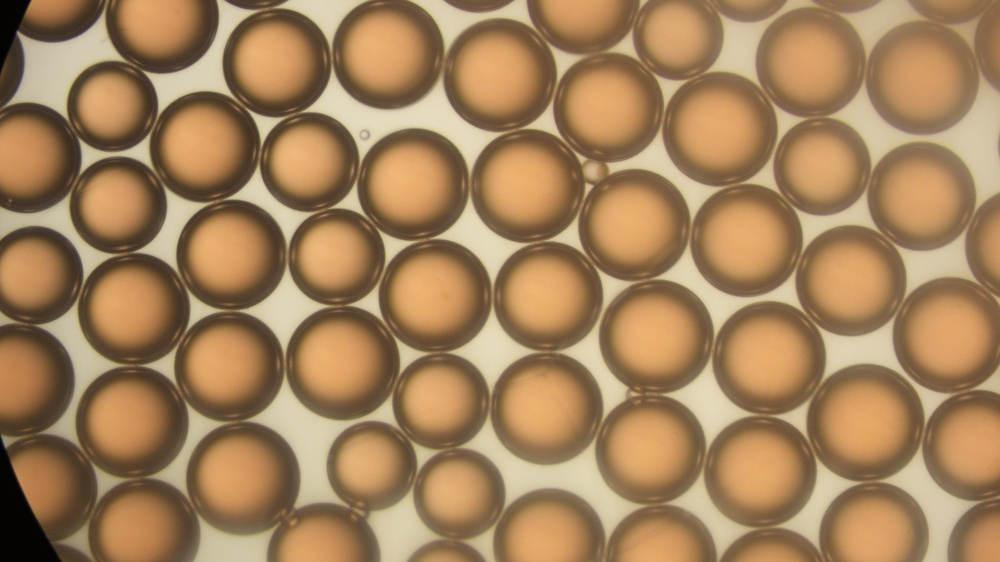
#> input picture data/0%.jpg, 1000 x 562 px, shrunk from 3840 x 2160 before the run
$ python -i preprocess.py   (imports and definitions only)
#> lines starting #> are read from the running program, lines starting #| are printed output that depends on the picture
import cv2
import numpy as np

def preprocess(frame, use_clahe=False):
    """
    对输入图像预处理，输出光照均衡增强后的灰度图

    参数:
        frame (numpy.ndarray): 输入的彩色图像

    返回:
        img_proc:预处理后的灰度图像
    """
    # 转换为灰度图
    gray = cv2.cvtColor(frame, cv2.COLOR_BGR2GRAY)

    # 去除噪声
    blur = cv2.GaussianBlur(gray, (5, 5), 0)

    # 使用CLAHE进行光照均衡增强
    if use_clahe:
        clahe = cv2.createCLAHE(clipLimit=2.0, tileGridSize=(8, 8))
        img_proc = clahe.apply(blur)
    else:
        img_proc = blur

    return img_proc

>>> import cv2
>>> picture = cv2.imread('../../data/0%.jpg')
#> picture is the input picture: shape (562, 1000, 3); mean B, G, R 91.4, 130.2, 164.4
>>> result = preprocess(picture)
#> in preprocess, `gray = cv2.cvtColor(frame, cv2.COLOR_BGR2GRAY)`:
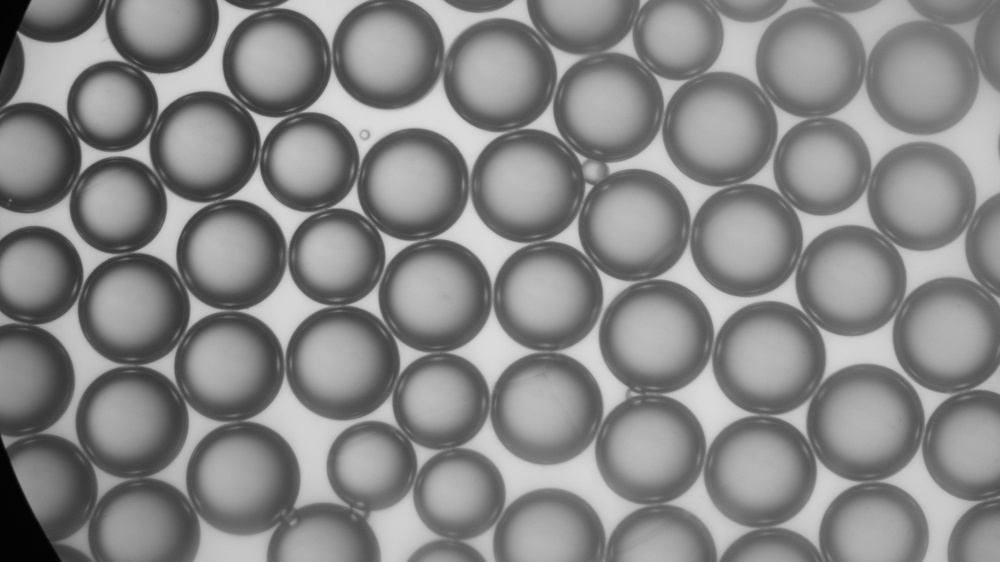
#> gray: shape (562, 1000); min 1, max 220, mean 136

$ run again, on data/20%.jpg
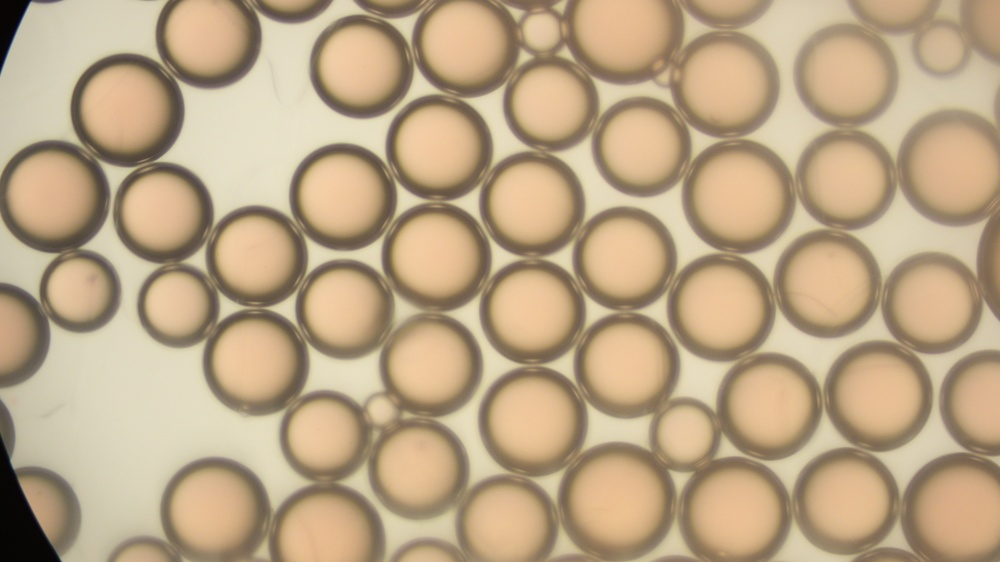
#> input picture data/20%.jpg, 1000 x 562 px, shrunk from 3840 x 2160 before the run
#> picture is the input picture: shape (562, 1000, 3); mean B, G, R 133.5, 165.3, 187.9
#> in preprocess, `gray = cv2.cvtColor(frame, cv2.COLOR_BGR2GRAY)`:
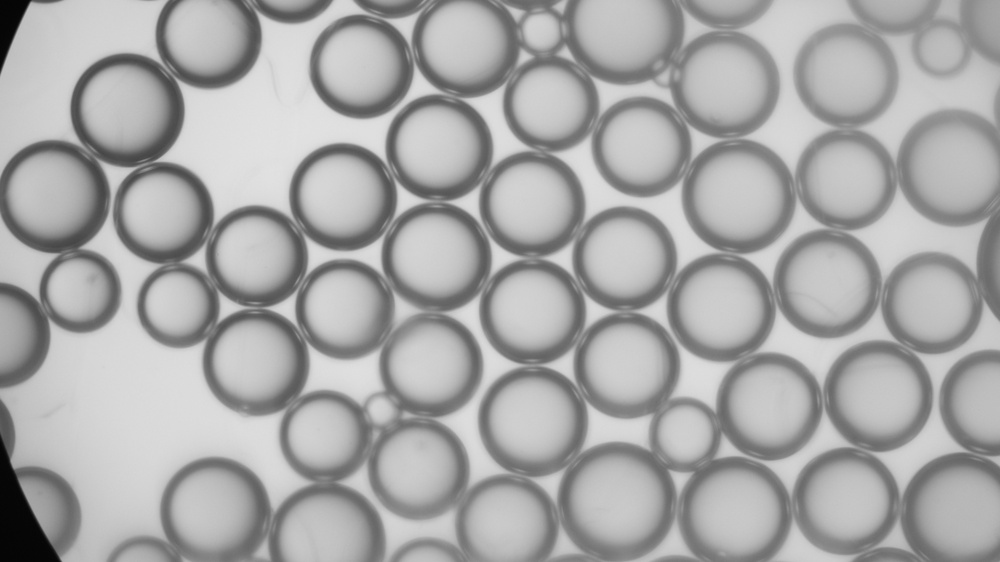
#> gray: shape (562, 1000); min 3, max 226, mean 168.4

$ run again, on data/40%.jpg
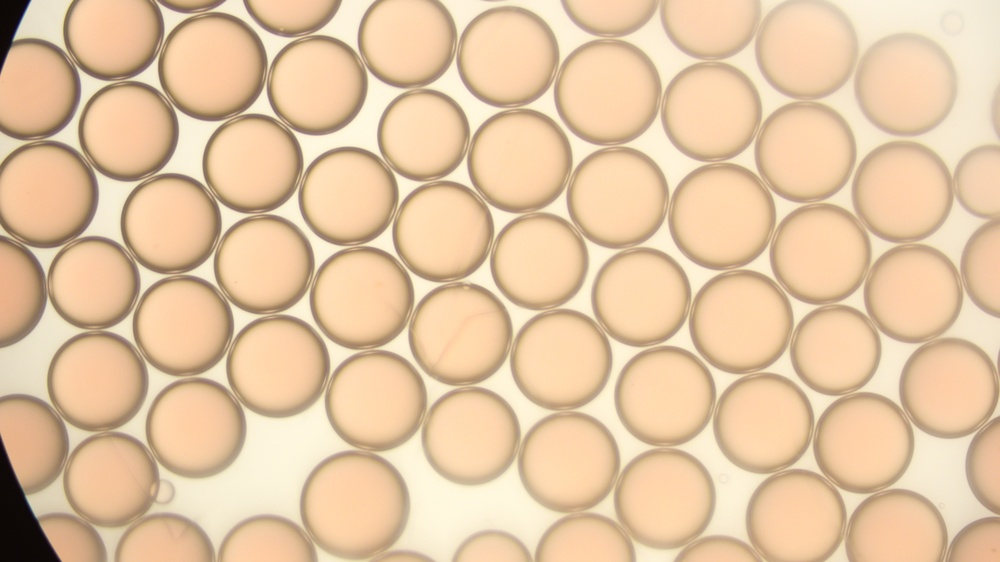
#> input picture data/40%.jpg, 1000 x 562 px, shrunk from 3840 x 2160 before the run
#> picture is the input picture: shape (562, 1000, 3); mean B, G, R 163.3, 198.3, 229.3
#> in preprocess, `gray = cv2.cvtColor(frame, cv2.COLOR_BGR2GRAY)`:
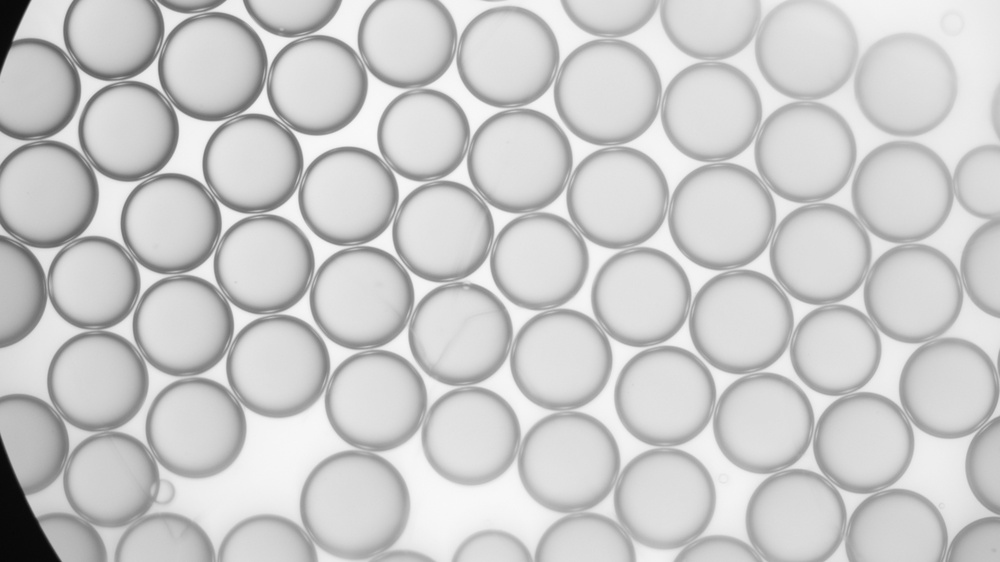
#> gray: shape (562, 1000); min 7, max 249, mean 203.6

$ run again, on data/60%.jpg
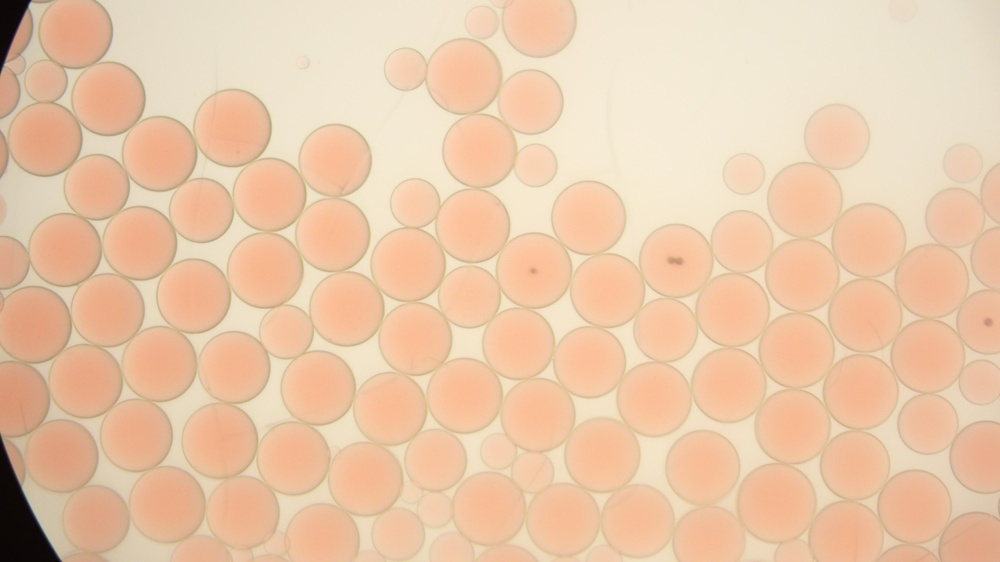
#> input picture data/60%.jpg, 1000 x 562 px, shrunk from 3840 x 2160 before the run
#> picture is the input picture: shape (562, 1000, 3); mean B, G, R 169.7, 200.3, 234.6
#> in preprocess, `gray = cv2.cvtColor(frame, cv2.COLOR_BGR2GRAY)`:
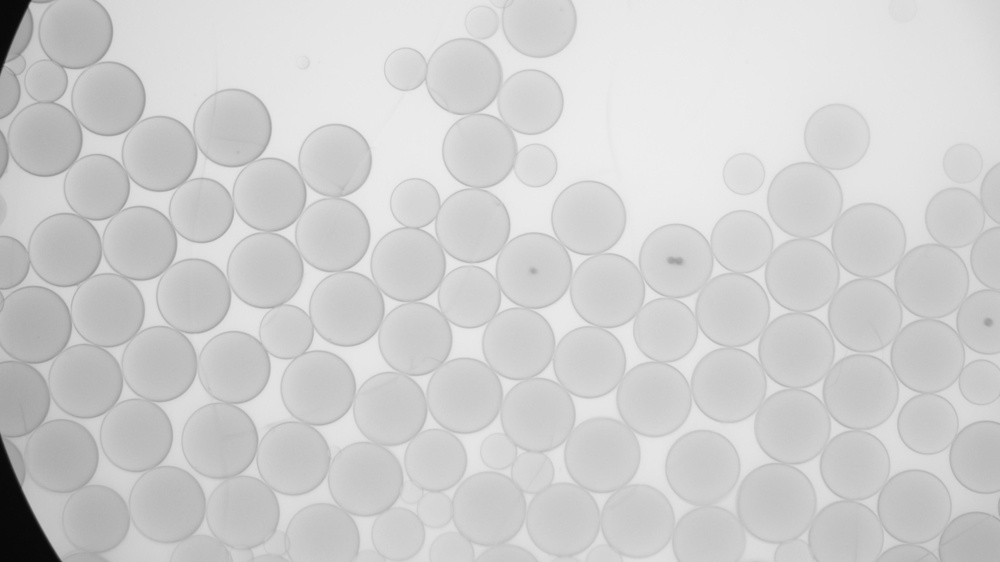
#> gray: shape (562, 1000); min 7, max 238, mean 207.1
